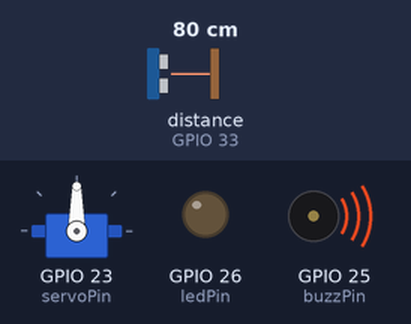
Simulated run of this sketch. Board: ESP32. On the bench: servo, output pins drawn as LEDs (lit = HIGH), buzzer (waves = sounding, pin HIGH). Wiring (inferred from the names in the program): ultrasonic range finder: trigger GPIO 18; echo GPIO 33. Inputs (shaded band) come from the test bench; at power-on: distance to the obstacle (sensor on GPIO 33) 80 cm. The echo pulse lasts 58.3 µs per cm; pins used as bus, display or sensor lines are not drawn; what the sketch prints to the serial monitor is not drawn.

Above: at 1.3 s.
1.4 s: distance to the obstacle (sensor on GPIO 33) set to 13 cm
2.9 s: distance to the obstacle (sensor on GPIO 33) set to 10 cm
At 3.9 s:
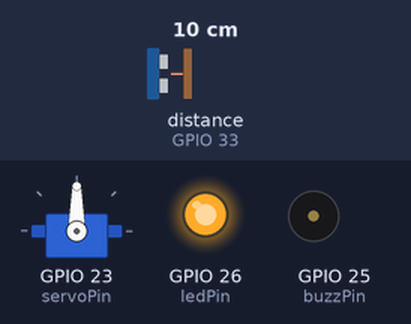
4.5 s: distance to the obstacle (sensor on GPIO 33) set to 18 cm
At 5.1 s:
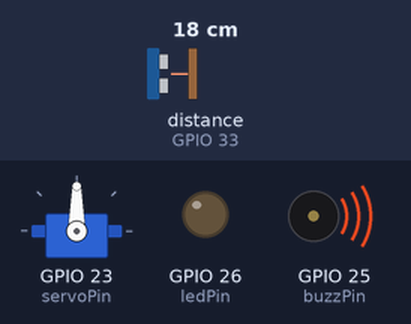
6.0 s: distance to the obstacle (sensor on GPIO 33) set to 2 cm
At 6.4 s:
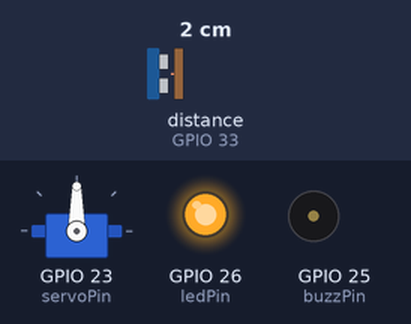
Timing chart, 0 to 8.5 s (numbered marks = the images above; inputs shaded):
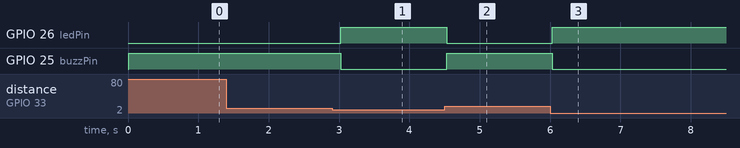

Measured:
- the behaviour switches between 12 and 11 cm on distance to the obstacle (sensor on GPIO 33) (found by bisection; images 0 and 1)
- after the input at 1.4 s, every drawn part: stays the same
- after the input at 2.9 s, GPIO 26 (ledPin): LOW → HIGH after 0.12 s; GPIO 25 (buzzPin): HIGH → LOW after 0.12 s
- after the input at 4.5 s, GPIO 26 (ledPin): HIGH → LOW at once; GPIO 25 (buzzPin): LOW → HIGH at once
- after the input at 6.0 s, GPIO 26 (ledPin): LOW → HIGH at once; GPIO 25 (buzzPin): HIGH → LOW at once

The sketch:

kode_iot_esp32.ino
```cpp
#include <WiFi.h>
#include <ThingSpeak.h>
#include <ESP32Servo.h>
#include <Wire.h>
#include <Adafruit_GFX.h>
#include <Adafruit_SSD1306.h>

// ===== DETAIL KONEKSI  =====
const char* ssid = "my-ITS-WIFI";
const char* password = "itssurabaya";

unsigned long myChannelNumber = 3097544;         // <--- GANTI dengan Channel ID ThingSpeak
const char* myWriteAPIKey = "7FY8A5VK7934GOXS"; // Write API Key

// ===== PENGATURAN PIN =====
Servo myServo;
int servoPin = 23;      // Servo ke IO23
int buzzPin = 25;        // Buzzer ke IO5
int ledPin  = 26;       // LED ke IO26

// Pin untuk Ultrasonik
const int trigPin = 18; // Trig ke IO18
const int echoPin = 33; // Echo ke IO19

// ===== PENGATURAN THINGSPEAK TIMER =====
WiFiClient client;
unsigned long lastThingSpeakUpdate = 0;
const unsigned long thingspeakInterval = 20000; // Kirim setiap 20 detik (min. 15 detik)

void setup() {
  Serial.begin(115200); // Gunakan baud rate tinggi

  // Servo
  myServo.attach(servoPin);
  myServo.write(90); // posisi awal

  // Ultrasonik
  pinMode(trigPin, OUTPUT);
  pinMode(echoPin, INPUT);

  // LED & Buzzer
  pinMode(ledPin, OUTPUT);
  pinMode(buzzPin, OUTPUT);

  // KONEKSI WIFI
  if (WiFi.status() != WL_CONNECTED) {
  Serial.println("WiFi terputus, mencoba reconnecting....");
  WiFi.reconnect();
}

  Serial.println("\nWiFi Terkoneksi!");
  Serial.print("IP Address: ");
  Serial.println(WiFi.localIP());

  // INISIALISASI THINGSPEAK
  ThingSpeak.begin(client);
}

void loop() {
  unsigned long now = millis();
  long duration;
  long distance;

  // Trigger pulse untuk Ultrasonik
  digitalWrite(trigPin, LOW);
  delayMicroseconds(2);
  digitalWrite(trigPin, HIGH);
  delayMicroseconds(10);
  digitalWrite(trigPin, LOW);

  // Baca echo dengan timeout 30ms
  duration = pulseIn(echoPin, HIGH, 30000);
  distance = duration * 0.034 / 2;

  // Kondisi LED & buzzer
  if (distance <= 10 && distance > 0) { // Pastikan bukan nilai error (0)
    Serial.print("❌ Jarak: ");
    Serial.print(distance);
    Serial.println(" cm. PERINGATAN!");

    digitalWrite(ledPin, HIGH);
    digitalWrite(buzzPin, LOW);  // Anggap LOW = ON
  } else {
    Serial.print("✅ Jarak: ");
    Serial.print(distance);
    Serial.println(" cm");

    digitalWrite(ledPin, LOW);
    digitalWrite(buzzPin, HIGH); // Anggap HIGH = OFF
  }

  // ===== KIRIM DATA KE THINGSPEAK =====
  if (now - lastThingSpeakUpdate >= thingspeakInterval) {
    Serial.println("Mengirim data ke ThingSpeak...");

    // Kirim Jarak ke Field 1
    int statusCode = ThingSpeak.writeField(myChannelNumber, 1, distance, myWriteAPIKey);

    if (statusCode == 200) {
      Serial.println("Data Jarak terkirim ke ThingSpeak (Field 1)");
    } else {
      Serial.print("Gagal kirim ke ThingSpeak. Kode: ");
      Serial.println(statusCode);
    }

    lastThingSpeakUpdate = now;
  }

  delay(500); // Jeda pembacaan utama
}
```
